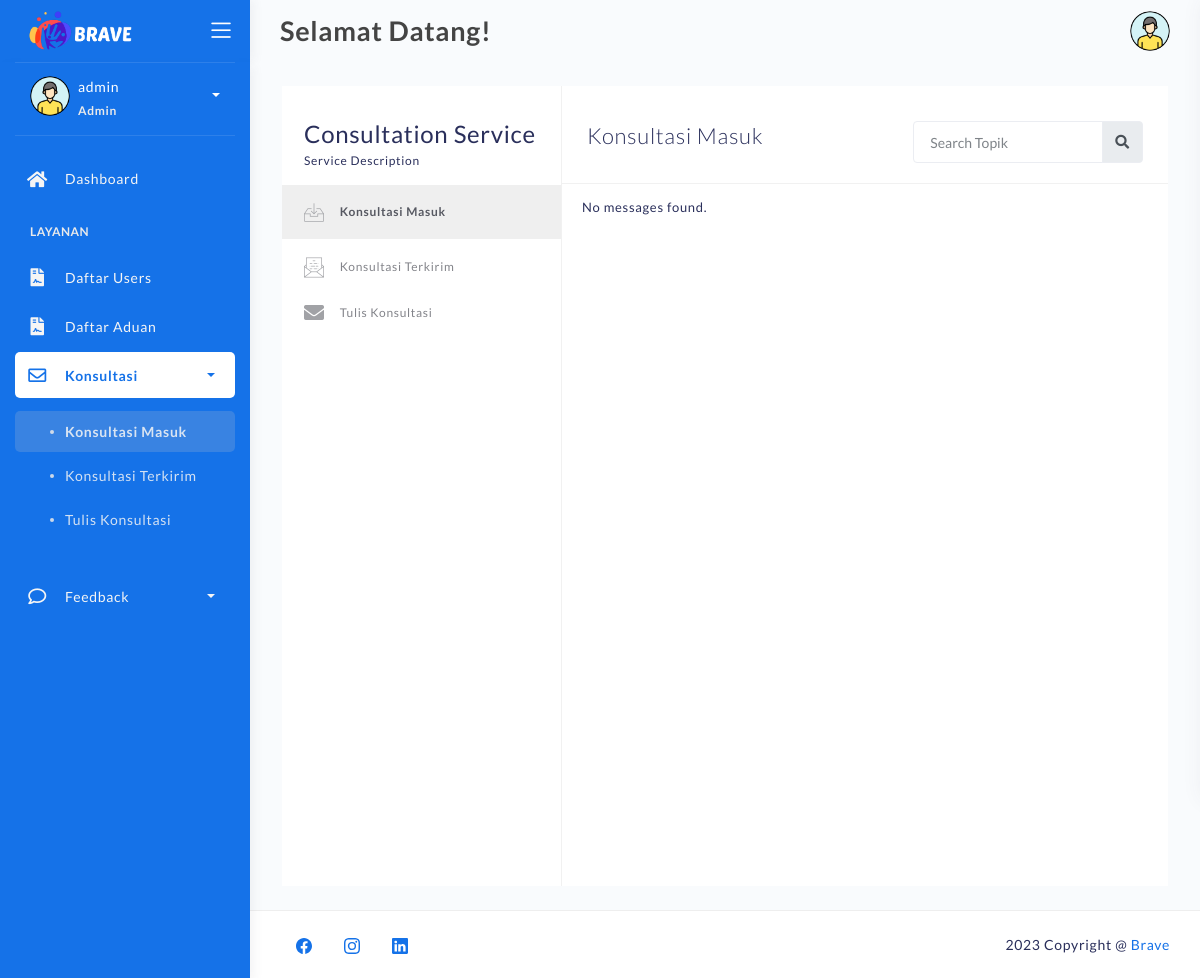
Before: /konsultasi-inbox-admin.php (signed in) with the older database file.
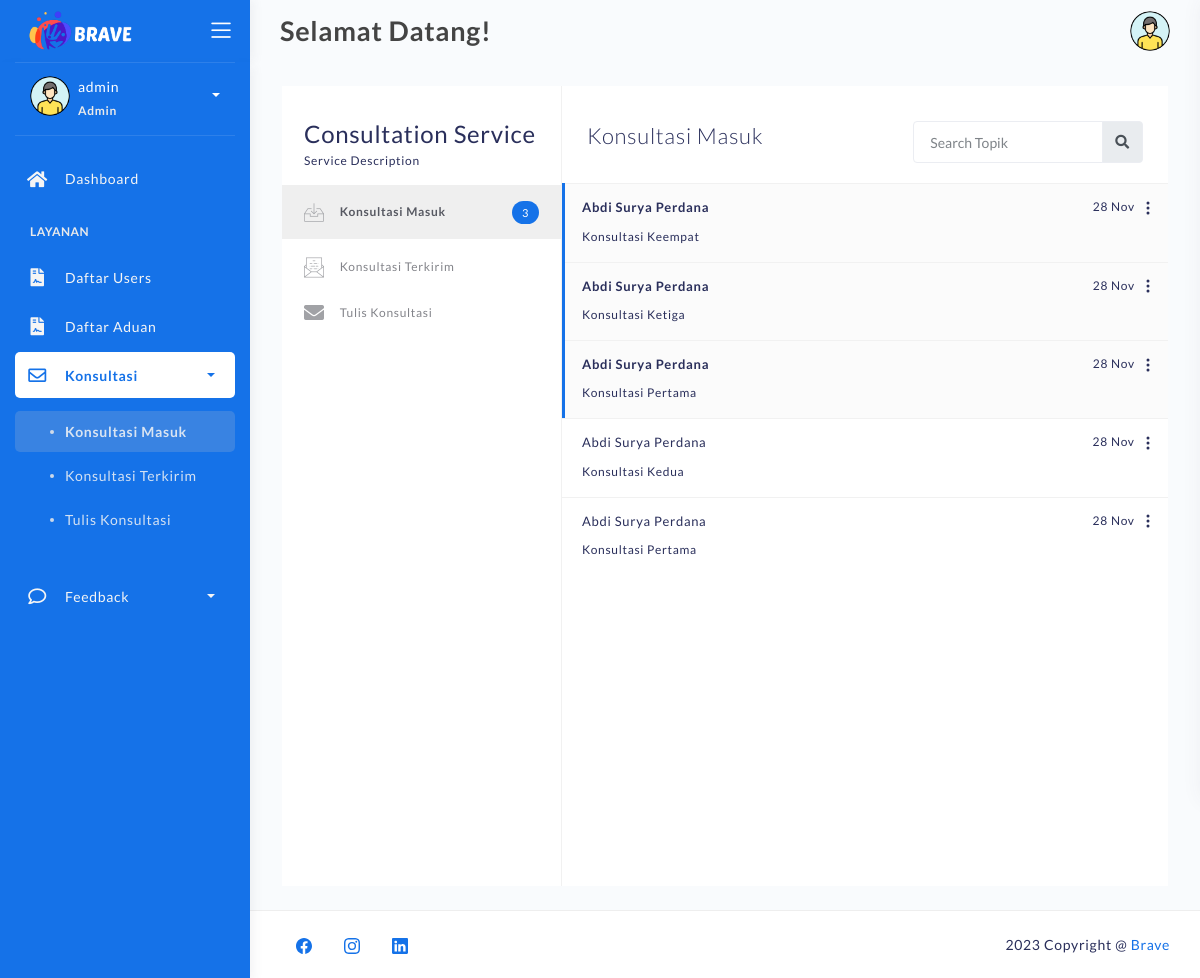
After: the same page with the newer database file.
### tables this page shows
CREATE TABLE `konsultasi` (
  `id_konsul` varchar(50) NOT NULL,
  `pengirim` varchar(25) NOT NULL,
  `penerima` varchar(25) NOT NULL,
  `judul` varchar(255) NOT NULL,
  `pesan` text NOT NULL,
  `tgl_konsultasi` datetime NOT NULL,
  `is_read` varchar(10) NOT NULL
);

CREATE TABLE `users` (
  `nim` varchar(25) NOT NULL,
  `nama` varchar(255) NOT NULL,
  `fakultas` varchar(255) NOT NULL,
  `prodi` varchar(255) NOT NULL,
  `angkatan` varchar(255) NOT NULL
);

### konsultasi-inbox-admin.php (the view, shortened to what the changed rows need)
<?php
	require 'backend/connection.php';
    if (!isset($_SESSION['username'])) {
        header("Location: login.php");
    }else if($_SESSION['hak']!='admin'){
		header("Location: backend/action-logout.php");
	}else{
		$login_id = $_SESSION['user_id'];
	}
?>
<!DOCTYPE html>
<html lang="en">
<head>
	<link rel="stylesheet" href="assets/css/bootstrap.min.css">
	<link rel="stylesheet" href="assets/css/atlantis.css">
	<link rel="stylesheet" href="assets/css/demo.css">
</head>
<body>
	<div class="wrapper fullheight-side">
		<div class="main-panel full-height">
			<div class="container container-full">
				<div class="page-inner">
					<div class="page-with-aside mail-wrapper bg-white">
						<div class="page-aside">
							<div class="aside-nav collapse" id="email-nav">
								<ul class="nav">
									<li class="active">
										<a href="konsultasi-inbox-admin.php">
											<i class="flaticon-inbox"></i> Konsultasi Masuk
											<?php
												$sql_counter_konsul = "SELECT * FROM konsultasi WHERE penerima='$login_id' AND is_read='unread'";
												$result_counter_konsul = mysqli_query($koneksi, $sql_counter_konsul);
												if (mysqli_num_rows($result_counter_konsul) > 0) {
													$i=0;
													while ($row = mysqli_fetch_assoc($result_counter_konsul)) {
														$i++;
														}
													echo '
														<span class="badge badge-primary float-right">' . $i . '</span>
													';
												}
											?>
										</a>
									</li>
								</ul>
							</div>
						</div>
						<div class="page-content mail-content">
							<div class="inbox-body" style="padding-top:0;">
								<div class="email-list">
								<?php
									$sql = "SELECT * FROM konsultasi ORDER BY tgl_konsultasi DESC";
									$result = mysqli_query($koneksi, $sql);
									if (mysqli_num_rows($result) > 0) {
										while ($row = mysqli_fetch_assoc($result)) {
											$nim=$row['pengirim'];
											$sql_users = "SELECT * FROM users WHERE nim='$nim'";
											$result_users = mysqli_query($koneksi, $sql_users);
											if (mysqli_num_rows($result_users) > 0){
												$row_users = mysqli_fetch_assoc($result_users);
												echo '
													<div class="email-list-item ' . $row['is_read'] . '">
														<div class="email-list-detail" data-toggle="modal" data-target="#konsultasi-' . $row['id_konsul'] . '">
															<span class="date float-right">
																' . date("d M", strtotime($row["tgl_konsultasi"])) . '
															</span>
															<span class="from">' . $row_users['nama'] . '</span>
															<p class="msg">' . $row['judul'] . '</p>
														</div>
														<div id="navbarDropdown" role="button" data-toggle="dropdown" aria-haspopup="true" aria-expanded="false" style="color:sky blue; margin-left:5px; margin-right:-17px;">
															<svg xmlns="http://www.w3.org/2000/svg" width="16" height="16" fill="currentColor" class="bi bi-three-dots-vertical" viewBox="0 0 16 16">
																<path d="M9.5 13a1.5 1.5 0 1 1-3 0 1.5 1.5 0 0 1 3 0zm0-5a1.5 1.5 0 1 1-3 0 1.5 1.5 0 0 1 3 0zm0-5a1.5 1.5 0 1 1-3 0 1.5 1.5 0 0 1 3 0z"/>
															</svg>
														</div>
															<a class="dropdown-item" data-toggle="modal" data-target="#balas-konsultasi-' . $row['id_konsul'] . '">Balas</a>
															<a class="dropdown-item" href="backend/action-delete-konsultasi-admin.php?id=' . $row['id_konsul'] . '">Delete</a>
													</div>
													<div class="modal fade" id="konsultasi-' . $row['id_konsul'] . '" tabindex="-1" role="dialog" aria-labelledby="exampleModalCenterTitle" aria-hidden="true" onclick="read_' . $row["id_konsul"] . '()">
																	<h5 class="modal-title" id="exampleModalLongTitle" style="font-size:20px;">' . $row['judul'] . '</h5>
																	<p style="margin-bottom:1px;"><strong>Dari :</strong> ' . $row_users['nama'] . '</p>
																	<p style="margin-bottom:10px;"><strong>Tanggal :</strong> ' . date("d M Y", strtotime($row['tgl_konsultasi'])) . '</p>
																	' . $row['pesan'] .'
														<form id="isRead-' . $row["id_konsul"] . '" action="backend/action-is-read-admin.php" method="post">
															<input type="text" class="form-control" id="id_konsul" name="id_konsul" value="' . $row["id_konsul"] . '" required hidden>
														</form>
															function read_' . $row["id_konsul"] . '() {
																document.getElementById("isRead-' . $row["id_konsul"] . '").submit();
													</div>
													<div class="modal fade" id="balas-konsultasi-' . $row['id_konsul'] . '" tabindex="-1" role="dialog" aria-labelledby="exampleModalCenterTitle" aria-hidden="true">
																	<h5 class="modal-title" id="editUserModalLabel">' . $row['judul'] . '</h5>
																	<form id="balasKonsulForm-' . $row['id_konsul'] . '" action="backend/action-balas-konsultasi-admin.php" method="post">
																		<input type="text" class="form-control" id="pengirim" name="pengirim" value="' . $_SESSION["user_id"] . '" required hidden>
																		<input type="text" class="form-control" id="penerima" name="penerima" value="' . $row["pengirim"] . '" required hidden>
																		<input type="text" class="form-control" id="judul" name="judul" value="' . $row["judul"] . '" required hidden>
																	</form>
																	<button type="button" class="btn btn-primary" onclick="balasKosul_' . $row["id_konsul"] . '()">Kirim</button>
													</div>
														function balasKosul_' . $row["id_konsul"] . '() {
															document.getElementById("balasKonsulForm-' . $row['id_konsul'] . '").submit();
												';
											}
										}
									} else {
										echo '
											<div class="email-list-item">
													<div class="email-list-detail">
														<span class="from">No messages found.</span>
													</div>
												</div>
										';
									}
									?>
								</div>
							</div>
						</div>
					</div>
				</div>
			</div>
		</div>
	</div>
</body>
</html>

Changed rows visible on the page:
added konsultasi: tgl_konsultasi "28 Nov", users.nama "Abdi Surya Perdana", judul "Konsultasi Keempat"
added konsultasi: tgl_konsultasi "28 Nov", users.nama "Abdi Surya Perdana", judul "Konsultasi Ketiga"
added konsultasi: tgl_konsultasi "28 Nov", users.nama "Abdi Surya Perdana", judul "Konsultasi Pertama"
added konsultasi: tgl_konsultasi "28 Nov", users.nama "Abdi Surya Perdana", judul "Konsultasi Kedua", is_read "read" (drawn)
added konsultasi: tgl_konsultasi "28 Nov", users.nama "Abdi Surya Perdana", judul "Konsultasi Pertama", is_read "read" (drawn)
Other visible differences:
$i: (not shown) → "3"
text no longer shown: "No messages found."
